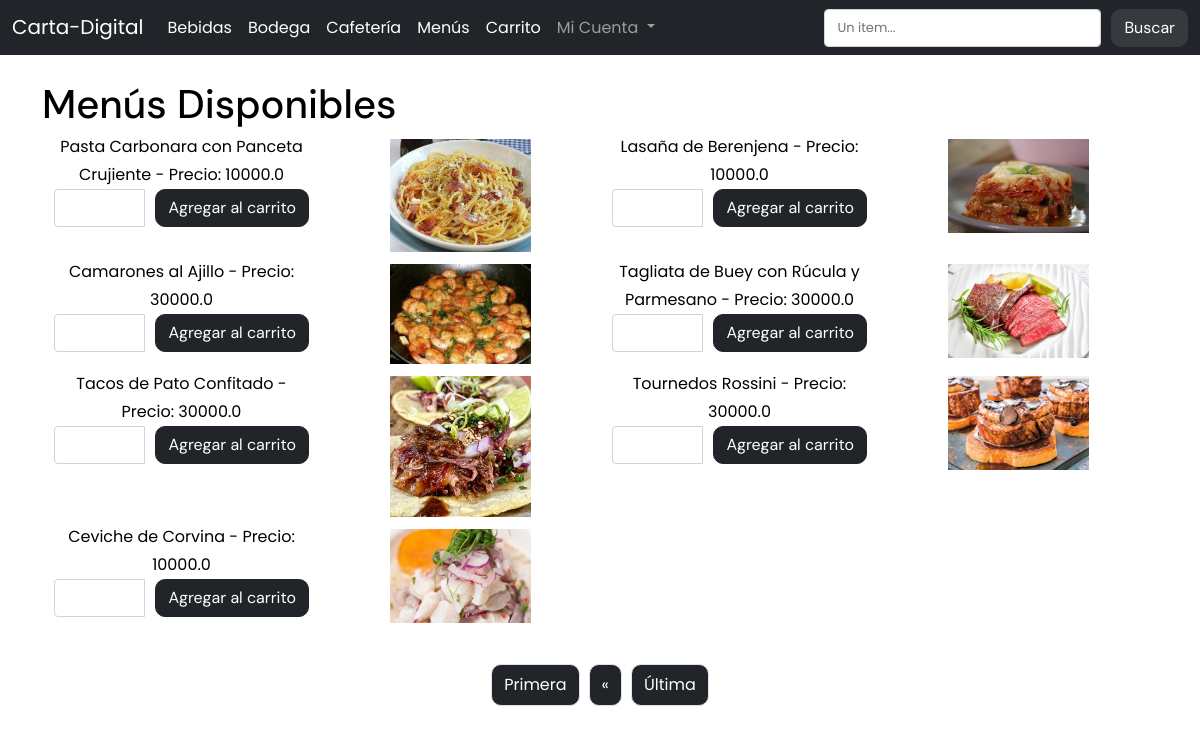
Screenshot of /menus/?page=2 with the database file from the repository.
### carta/models.py (models this page shows, shortened)
class Item(models.Model):
    nombre = models.CharField(max_length=50, null=False)
    precio = models.FloatField(null=False)
    cantidad_stock = models.IntegerField(null=False, verbose_name="Cantidad en stock")
    categoria = models.ForeignKey(Categoria, on_delete= models.CASCADE, null=True)
    foto = models.ImageField(blank=True, default="/empty.png", upload_to='items/',verbose_name="foto")

### carta/views/paginate.py (the view)
# urls.py: path('menus/', PaginateMenusView),
def PaginateMenusView(request):
   listado_menus = Item.objects.filter(categoria__nombre__iexact = "menu")
   paginator = Paginator(listado_menus, 8)
   pagina = request.GET.get("page") or 1
   menus = paginator.get_page(pagina)
   pagina_actual = int(pagina)
   paginas = range(1, menus.paginator.num_pages + 1)
   return render(request, "menus.html", {"menus":menus,
                                          "paginas":paginas,
                                          "pagina_actual":pagina_actual})

### carta/templates/menus.html (shortened to what this page needs)
{% extends "base.html" %}
{% block content %}
<h1>Menús Disponibles</h1>
<div class="container text-center">
    <div class="row">
      {% for menu in menus %}
      <div class="col-md-3">
        {{ menu.nombre }} - Precio: {{ menu.precio }}
        <form method="post" action="{% url 'agregar-al-carrito' menu.id %}">
          <div class="input-group">
              <input type="number" name="cantidad" value="{{ menu.cantidad_seleccionada }}" min="1" max="{{ menu.cantidad_stock }}" class="form-control">
              <button type="submit" class="btn btn-primary ms-2">Agregar al carrito</button>
          </div>
        </form>
      </div>
      <div class="col-md-3">
        <img class="img-fluid" src="{{ menu.foto.url }}" alt="Foto"/>
      </div>
      {% endfor %}
    </div>
  </div>
<div class="row mt-3 justify-content-center">
  <div class="">
    <nav>
      <ul class="pagination">
        {% if menus.has_previous %}
          <li class="page-item">
            <a class="page-link" href="?page=1">Primera</a>
          </li>
          <li class="page-item">
            <a class="page-link" href="?page={{ menus.previous_page_number }}">&laquo;</a>
          </li>
        {% else %}
          <li class="page-item disabled">
            <a class="page-link" href="?page=1">Primera</a>
          </li>
        {% endif %}
        {% if menus.has_next %}
          <li class="page-item">
            <a class="page-link" href="?page={{ menus.next_page_number }}">&raquo;</a>
          </li>
          <li class="page-item">
            <a class="page-link" href="?page={{ menus.paginator.num_pages }}">Última</a>
          </li>
        {% else %}
        <li class="page-item disabled">
          <a class="page-link" href="#">Última</a>
        </li>
        {% endif %}
      </ul>
    </nav>
  </div>
</div>
{% endblock %}

### rows the page displays
Item: nombre "Pasta Carbonara con Panceta Crujiente", precio "10000.0", foto (picture)
Item: nombre "Lasaña de Berenjena", precio "10000.0", foto (picture)
Item: nombre "Camarones al Ajillo", precio "30000.0", foto (picture)
Item: nombre "Tagliata de Buey con Rúcula y Parmesano", precio "30000.0", foto (picture)
Item: nombre "Tacos de Pato Confitado", precio "30000.0", foto (picture)
Item: nombre "Tournedos Rossini", precio "30000.0", foto (picture)
Item: nombre "Ceviche de Corvina", precio "10000.0", foto (picture)
